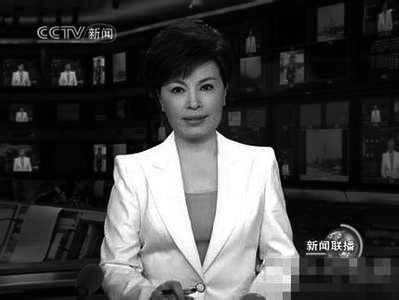
#> input picture py/播音员（gray）.jpg, 399 x 300 px
$ python test6.1.py
#> lines starting #> are read from the running program, lines starting #| are printed output that depends on the picture; after the words box and inside, x2 and y2 are one past the last pixel; in counts of white or black regions, pixels touching at a corner belong together
from PIL import Image
import numpy as np
from collections import deque
from numpy.lib.function_base import diff
from numpy.lib.type_check import imag

# 图像分割-预处理
def imageSegmentation_FixedThreshold(image):
    map = image.load()
    new = image.copy()
    newMap = new.load()
    width,height = image.size

    for y in range(0,height):
        for x in range(0,width):
            if(map[x,y] < 50):
                newMap[x,y] = 0
            else:
                newMap[x,y] = 255
    return new


# 宽度优先搜索
def bfs_research(grid) -> int:
    ans = 0
    for i, l in enumerate(grid):
        for j, n in enumerate(l):
            cur = 0
            q = deque([(i, j)])
            while q:
                cur_i, cur_j = q.popleft()
                if cur_i < 0 or cur_j < 0 or cur_i == len(grid) or cur_j == len(grid[0]) or grid[cur_i][cur_j] != 1:
                    continue
                cur += 1
                grid[cur_i][cur_j] = 0
                for di, dj in [[0, 1], [0, -1], [1, 0], [-1, 0]]:
                    next_i, next_j = cur_i + di, cur_j + dj
                    q.append((next_i, next_j))
            ans = max(ans, cur)
    return ans

# 改变
def bfs_change(arr,max,grid):
    for i, l in enumerate(grid):
        for j, n in enumerate(l):
            cur = 0
            q = deque([(i, j)])
            store = deque()
            while q:
                cur_i, cur_j = q.popleft()
                if cur_i < 0 or cur_j < 0 or cur_i == len(grid) or cur_j == len(grid[0]) or grid[cur_i][cur_j] != 1:
                    continue
                cur += 1
                store.append([cur_i,cur_j])
                grid[cur_i][cur_j] = 0
                for di, dj in [[0, 1], [0, -1], [1, 0], [-1, 0]]:
                    next_i, next_j = cur_i + di, cur_j + dj
                    q.append((next_i, next_j))
            if(len(store) < max):
                for k in range(len(store)):
                    x = store[k][0]
                    y = store[k][1]
                    arr[x][y] = 0
    return arr

# 根据数组生成图像
def generate(image,arr):
    map = image.load()
    width,height = image.size

    for y in range(0,height):
        for x in range(0,width):
            if(arr[y][x] == 1):
                # 保持不变
                pass
            else:
                # 变成黑色,进行提取
                map[x,y] = 0
    return image

ori = Image.open(r'播音员（gray）.jpg')
#> ori is the input picture: PIL image 399x300 L; min 0, max 255, mean 65.9
ori.show()
new = imageSegmentation_FixedThreshold(ori)
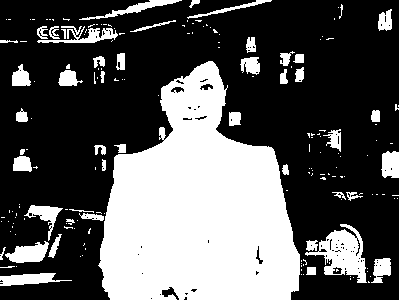
#> new: PIL image 399x300 L; 34.7% white; 183 white regions (135 under 20 px), largest, box (x1, y1, x2, y2) and area: (98, 61, 300, 300) 31904, (305, 224, 367, 283) 1698, (5, 241, 49, 263) 589
new.show()

width,height = new.size
#> width = 399; height = 300
arr = np.array(new)
temp = new.copy()
arr_temp1 = np.array(temp)
arr_temp2 = np.array(temp)

for i in range(len(arr)):
    for j in range(len(arr[i])):
        if(arr[i][j] == 255):
            arr[i][j] = 1

for i in range(len(arr_temp1)):
    for j in range(len(arr_temp1[i])):
        if(arr_temp1[i][j] == 255):
            arr_temp1[i][j] = 1

for i in range(len(arr_temp2)):
    for j in range(len(arr_temp2[i])):
        if(arr_temp2[i][j] == 255):
            arr_temp2[i][j] = 1

# 得到最大的白色区域的面积
maxArea = bfs_research(arr_temp1)
#> after the loop in bfs_research, `for i, l in enumerate(grid):`: grid: shape (300, 399); every value is 0
#> maxArea = 31833

# 开始改变
arr = bfs_change(arr,maxArea,arr_temp2)
#> after the loop in bfs_change, `for i, l in enumerate(grid):`:
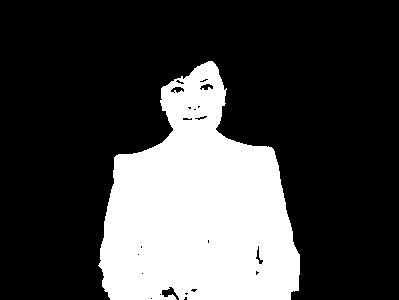
#> arr: shape (300, 399); values 0 (black) and 1 (white), 26.6% white; 1 white region, box (x1, y1, x2, y2) and area: (98, 61, 300, 300) 31833

# # 这个时候得到的arr是改变后的数组,用这个数组对原始图象进行操作
final = generate(ori,arr)
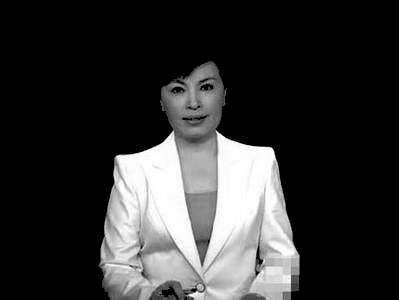
#> final: PIL image 399x300 L; min 0, max 255, mean 50.2
final.show()
